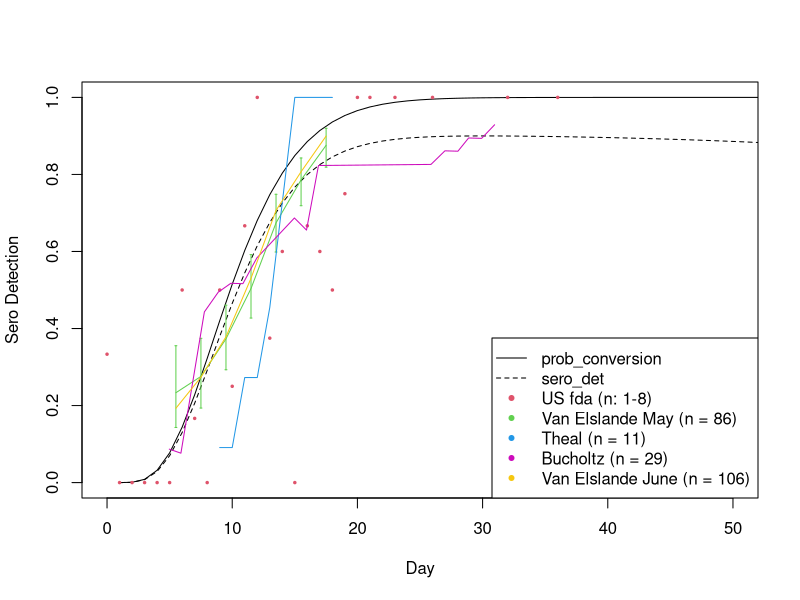
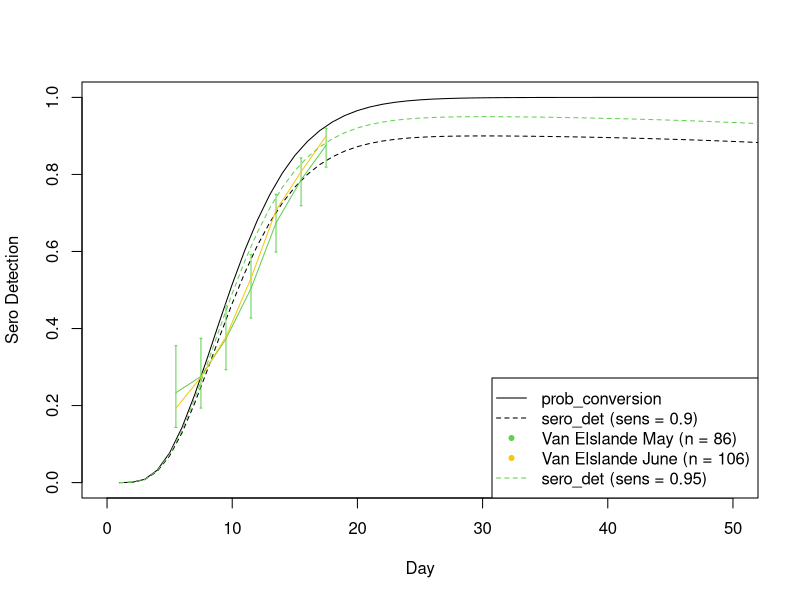

These charts were generated, in order, by the following R code:
### Other options for Seroconversion
library(dplyr)
library(ggplot2)

## Current Probability of Sero Conversion: A gamma distribution
plot(cumsum(dgamma(0:300, shape = 5, rate = 1/2))/max(cumsum(dgamma(0:300,shape = 5, rate = 1/2))), type = "l", xlim = c(0,50), xlab = "Day", ylab = "Sero Detection")
sero_sens = 0.9
prob_conversion <-  cumsum(dgamma(0:300,shape = 5, rate = 1/2))/max(cumsum(dgamma(0:300,shape = 5, rate = 1/2)))
sero_det <- cumsum(dweibull(0:300, 3.669807, scale = 143.7046))
sero_det <- prob_conversion-sero_det
sero_det[sero_det < 0] <- 0
sero_det <- sero_det/max(sero_det)*sero_sens  # assumed maximum test sensitivitys
points(sero_det, type = "l", lty = 2)

## Data from Euroimmun https://www.fda.gov/media/137609/download
Data <- data.frame(DaysPostSympt = c(0:21,23,26,32,36),
                   n = c(3,1,5,2,4,5,2,6,2,2,4,3,3,8,5,1,3,5,2,4,2,1,1,1,2,1),
                   Neg = c(2,1,5,2,4,5,1,4,2,1,3,1,0,5,2,1,1,2,1,0,0,0,0,0,0,0),
                   Bor = c(rep(0,7),1,rep(0,11),1,rep(0,6)),
                   Pos = c(1,rep(0,5),1,1,0,1,1,2,3,3,3,0,2,3,1,3,2,1,1,1,2,1))
Data <- Data %>% mutate(PosPerc = Pos/n)

points(y = Data$PosPerc, x = Data$DaysPostSympt, pch = 20, cex = 0.5, col = 2)

## Beavis Data - Post positive PCR test
Data_Beavis <- data.frame(DaysPostPCR = c(1:12),
                          Neg = c(6,14,6,1,rep(0,8)),
                          Pos = c(1,2,9,1,1,3,1,2,3,1,1,30))
Data_Beavis <- Data_Beavis %>% mutate(PosPerc = Pos/(Pos+Neg))

# points(y = Data_Beavis$PosPerc, x = Data_Beavis$DaysPostPCR, col = 2, pch = 20, cex = 0.5)

# Van Eslande - Post Symptomatic, this has error bars.
Data_VEsl <- data.frame(DaysPostSympt = c(5.5, 7.5, 9.5, 11.5, 13.5, 15.5, 17.5),
           PosPerc = c(23.333333333333343,27.564102564102555,37.3076923076923,50.38461538461539,67.43589743589745,78.5897435897436,87.56410256410257)/100,
           PosPercUI = c(35.52825261158594, 37.457264957264954, 46.06362773029439, 59.1957502374169, 74.85042735042735, 84.27291073124407, 91.9889601139601)/100,
           PosPercLI = c(14.309116809116802, 19.35422602089269, 29.296058879392206, 42.72495251661918, 59.86348528015194, 71.88271604938271, 81.89874169040836)/100)


points(x = Data_VEsl$DaysPostSympt, y = Data_VEsl$PosPerc, col = 3, pch = 20,cex = 0.5, type = "l")
arrows(x0=Data_VEsl$DaysPostSympt, y0=Data_VEsl$PosPercLI, x1=Data_VEsl$DaysPostSympt, y1=Data_VEsl$PosPercUI, code=3, angle=90, length=0.01, col=3)

Data_Theal <- data.frame(DaysPostSympt = c(9:18),
                         n = 11,
                         Pos= c(1,1,3,3,5,8,rep(11,4)))
Data_Theal <- Data_Theal %>% mutate(PosPerc = Pos/n)
points(x = Data_Theal$DaysPostSympt, y = Data_Theal$PosPerc, col = 4, pch = 20, cex = 0.5, type = "l")

Data_Tuaillon <- data.frame(DaysPostSympt = c(1:18),
                            n = 4,
                            PosPerc = c(1,1,1,1,2,3,3,3,3,3,4,4,4,4,4,4,4,4)/4)
# points(x = Data_Tuaillon$DaysPostSympt, y = Data_Tuaillon$PosPerc, col = 5, pch = 20, cex = 0.5, type = "l")

## Buchholtz: https://journals.plos.org/plosone/article?id=10.1371/journal.pone.0251587

Data_Buchholtz <- data.frame(DaysPostSympt =c(4.971992579714683,5.900954595580595,7.775281663565373,8.886612840256028,9.888064050494457,10.853652721844446,
                                  11.96416884083309,14.966637650612478,15.933856437366487,16.890428532887988,25.87720381414403,26.989400989643066,
                                  28.02926179408872,28.881557444859315,29.921418249304963,30.959343291708343),
                             Sensitivity = c(8.683889650967828,7.636031092821213,44.31108062795305,49.45511354976376,
                                             51.74135040390185,51.64609053497942,58.31428135954885,68.69760707209267,65.55403139765279, 82.31976832799879, 82.60554793476604, 86.1301630848956, 86.03490321597317, 89.46425849718031, 89.36899862825788,92.89361377838743)/100)

points(x = Data_Buchholtz$DaysPostSympt, y = Data_Buchholtz$Sensitivity, col = 6, type = "l")


## Elslande June 2020
Data_Elslande_June <- data.frame(DaysPostSympt =c(5.5,7.5,9.5,11.5,13.5,15.5,17.5),
                             PosPerc = c(19.300911854103347,27.355623100303962,37.841945288753806,53.039513677811556,
                                             70.66869300911854,80.69908814589667,89.96960486322189)/100)

points(x = Data_Elslande_June$DaysPostSympt, y = Data_Elslande_June$PosPerc, col = 7, type = "l")



legend("bottomright", legend = c("prob_conversion",
                                 "sero_det",
                                 "US fda (n: 1-8)",# "Beavis (Post PCR)",
                                 "Van Elslande May (n = 86)", "Theal (n = 11)",
                                 "Bucholtz (n = 29)",
                                 "Van Elslande June (n = 106)"), col = c(1,1,2,3,4,6,7),pch = c(NA,NA,20,20,20,20,20,20), lty = c(1,2,NA,NA,NA,NA,NA,NA))


sero_sens = 0.90
sero_det <- sero_det/max(sero_det)*sero_sens  # assumed maximum test sensitivitys

plot(cumsum(dgamma(0:300, shape = 5, rate = 1/2))/max(cumsum(dgamma(0:300,shape = 5, rate = 1/2))), type = "l", xlim = c(0,50), xlab = "Day", ylab = "Sero Detection")
points(sero_det, type = "l", lty = 2)
points(x = Data_VEsl$DaysPostSympt, y = Data_VEsl$PosPerc, col = 3, pch = 20,cex = 0.5, type = "l")
arrows(x0=Data_VEsl$DaysPostSympt, y0=Data_VEsl$PosPercLI, x1=Data_VEsl$DaysPostSympt, y1=Data_VEsl$PosPercUI, code=3, angle=90, length=0.01, col=3)
points(x = Data_Elslande_June$DaysPostSympt, y = Data_Elslande_June$PosPerc, col = 7, type = "l")

sero_sens = 0.95
sero_det <- sero_det/max(sero_det)*sero_sens  # assumed maximum test sensitivitys

points(sero_det, type = "l", lty = 2, col = 3)

legend("bottomright", legend = c("prob_conversion",
                                 "sero_det (sens = 0.9)",
                                 # "US fda (n: 1-8)",# "Beavis (Post PCR)",
                                 "Van Elslande May (n = 86)",# "Theal (n = 11)",
                                 # "Bucholtz (n = 29)",
                                 "Van Elslande June (n = 106)",
                                 "sero_det (sens = 0.95)"), col = c(1,1,3,7,3),pch = c(NA,NA,20,20,NA), lty = c(1,2,NA,NA,2))
